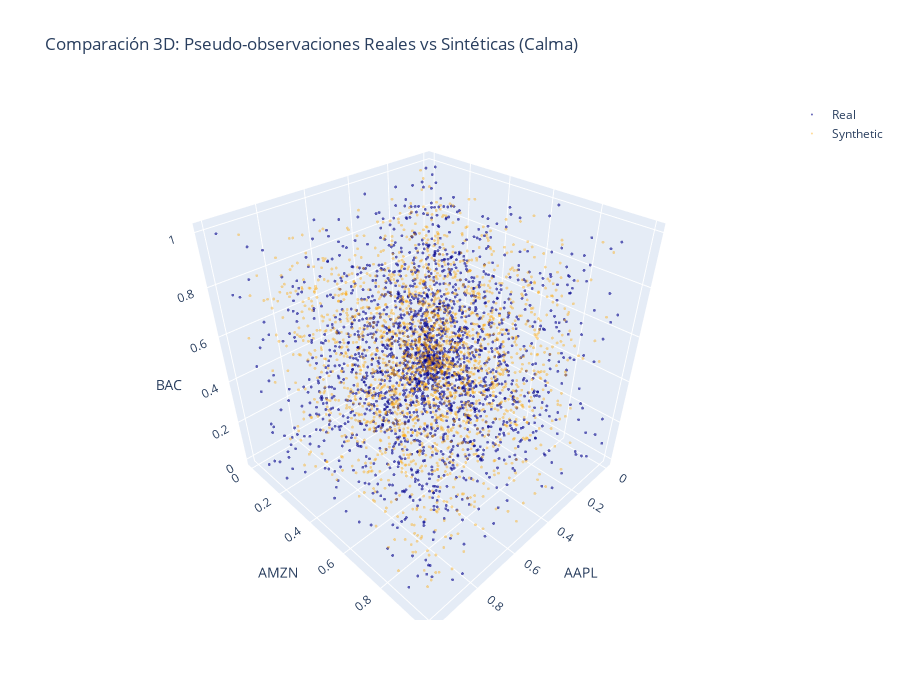

The code cell stored with this chart in its notebook:
### Markdown cell above
cambio: hacemos los puntos más pequeños para comprobar que los puntos generados por la copula son similares a los datos reales

### Code cell
# 3 columnas
cols = numeric_cols[:3]

# Gráfico 3D personalizado
fig = go.Figure()

# Puntos reales (USAR U_calm en vez de df_calm_numeric)
fig.add_trace(go.Scatter3d(
    x=U_calm[cols[0]],  
    y=U_calm[cols[1]],  
    z=U_calm[cols[2]],  
    mode='markers',
    name='Real',
    marker=dict(size=1, color='darkblue', opacity=0.6)
))

# Puntos sintéticos
fig.add_trace(go.Scatter3d(
    x=synthetic_calm[cols[0]],
    y=synthetic_calm[cols[1]],
    z=synthetic_calm[cols[2]],
    mode='markers',
    name='Synthetic',
    marker=dict(size=1, color='orange', opacity=0.4)
))

fig.update_layout(
    title="Comparación 3D: Pseudo-observaciones Reales vs Sintéticas (Calma)",
    scene=dict(xaxis_title=cols[0], yaxis_title=cols[1], zaxis_title=cols[2]),
    width=900, height=700
)

fig.show()

### Figure 1 — Plotly figure (JSON) as saved in the notebook; plotly's stock layout.template omitted (floating-point values rounded to 4 significant figures; data arrays with more than 128 entries replaced by an {"elided": "..."} marker saying what was removed)
{"data": [{"marker": {"color": "darkblue", "opacity": 0.6, "size": 1}, "mode": "markers", "name": "Real", "type": "scatter3d", "x": {"elided": "2147 float values"}, "y": {"elided": "2147 float values"}, "z": {"elided": "2147 float values"}}, {"marker": {"color": "orange", "opacity": 0.4, "size": 1}, "mode": "markers", "name": "Synthetic", "type": "scatter3d", "x": {"elided": "2147 float values"}, "y": {"elided": "2147 float values"}, "z": {"elided": "2147 float values"}}], "layout": {"height": 700, "scene": {"xaxis": {"title": {"text": "AAPL"}}, "yaxis": {"title": {"text": "AMZN"}}, "zaxis": {"title": {"text": "BAC"}}}, "title": {"text": "Comparación 3D: Pseudo-observaciones Reales vs Sintéticas (Calma)"}, "width": 900}}
